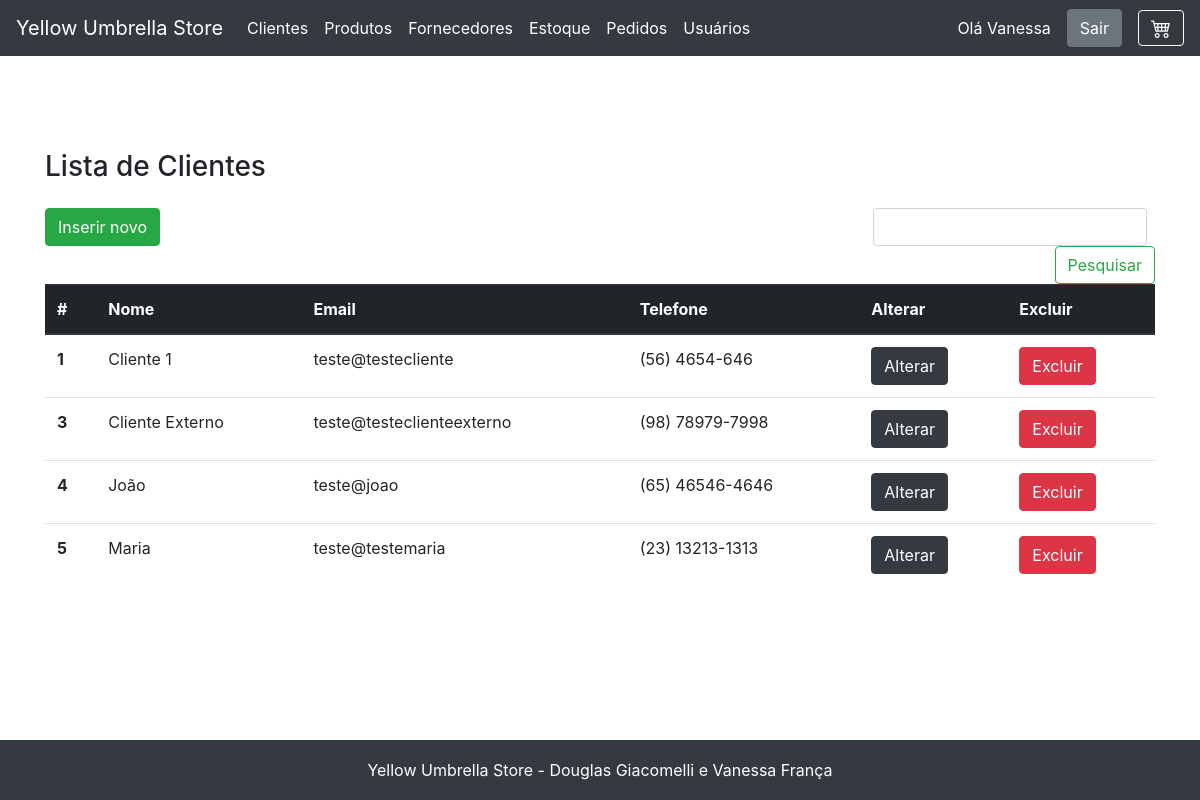
/cliente/view_clientes.php (signed in), run on an earlier commit of the app's database.
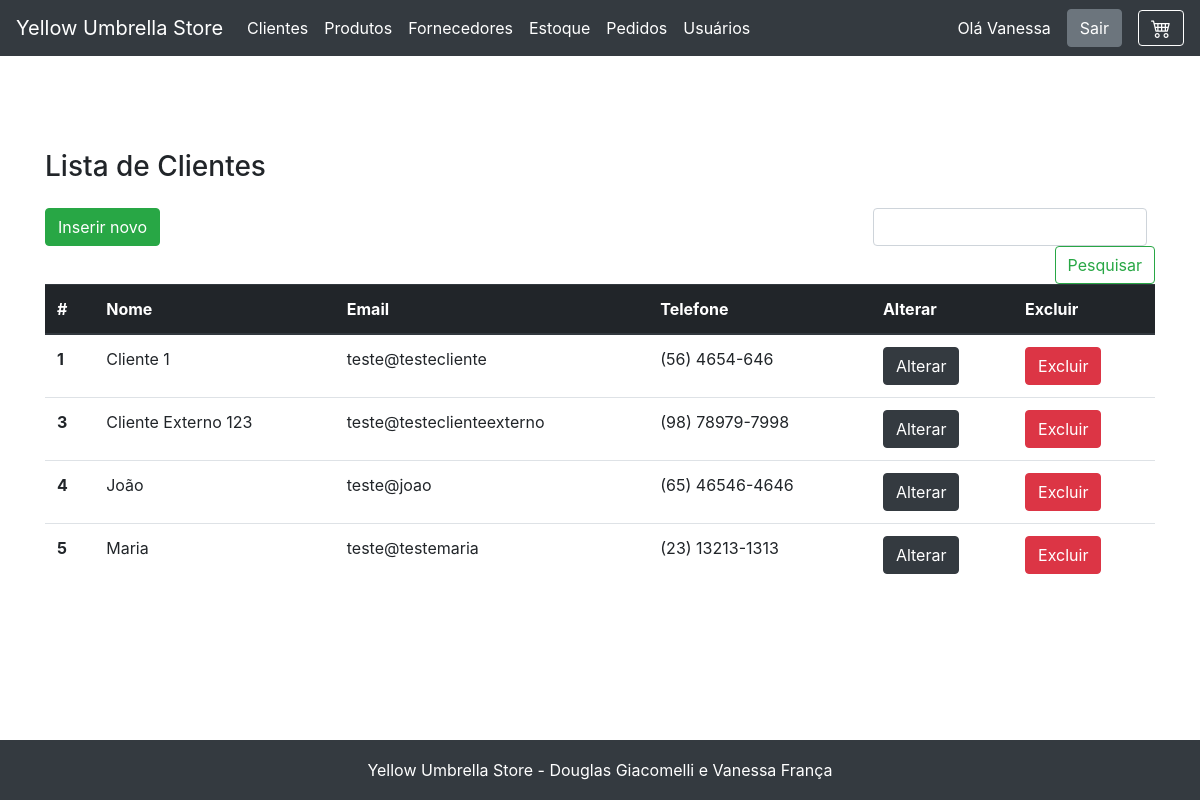
And on a later commit of the database.
### tables this page shows
CREATE TABLE `cliente` (
  `id` int NOT NULL AUTO_INCREMENT,
  `nome` varchar(255) NOT NULL,
  `telefone` varchar(255) NOT NULL,
  `email` varchar(255) NOT NULL,
  `cartao_credito` varchar(255) NOT NULL,
  `endereco_id` int NOT NULL,
  `usuario_id` int DEFAULT NULL,
  PRIMARY KEY (`id`),
  UNIQUE KEY `email` (`email`),
  KEY `endereco_id` (`endereco_id`),
  KEY `usuario_id` (`usuario_id`),
  CONSTRAINT `cliente_ibfk_2` FOREIGN KEY (`endereco_id`) REFERENCES `endereco` (`id`) ON DELETE CASCADE ON UPDATE RESTRICT,
  CONSTRAINT `cliente_ibfk_4` FOREIGN KEY (`usuario_id`) REFERENCES `usuario` (`id`) ON DELETE CASCADE ON UPDATE RESTRICT
);

### fachada.php (called while the page is built, shortened)
<?php
include_once('model/Produto.php');
include_once('model/Cliente.php');
include_once('dao/mysql/MysqlDaoFactory.php');
$factory = new MysqlDaofactory();
?>

### dao/mysql/MysqlDaoFactory.php (called while the page is built, shortened)
<?php
include_once('MysqlProdutoDao.php');
include_once('MysqlClienteDao.php');
class MysqlDaofactory extends DaoFactory {
    private $host = "localhost";
    private $db_name = "web2";
    private $port = "3306";
    private $username = "root";
    private $password = "v6a10fr4nc486";
    public function getConnection(){
        $this->conn = null;
        $dsn="mysql:host=" . $this->host . ";port=" . $this->port . ";dbname=" . $this->db_name;
        try{
            $this->conn = new PDO($dsn, $this->username, $this->password);
      }catch(PDOException $exception){
            echo "Connection error: " . $exception->getMessage() . "\n";
            echo "DSN = " . $dsn;
        }
        return $this->conn;
    }
    public function getClienteDao() {
        return new MysqlClienteDao($this->getConnection());
    }
}
?>

### dao/DAO.php (called while the page is built, shortened)
<?php
abstract class DAO {
    public function __construct($conn){
        $this->conn = $conn;
    }
}
?>

### dao/mysql/MysqlClienteDao.php (called while the page is built, shortened)
<?php
include_once($_SERVER['DOCUMENT_ROOT'].'/yellow_umbrella/dao/DAO.php');
class MysqlClienteDao extends DAO implements ClienteDao {
    private $table_name = 'cliente';
    public function buscaTodos() {
        $query = "SELECT
                    id, nome, telefone, email, cartao_credito, endereco_id, usuario_id
                FROM
                    " . $this->table_name .
                    " ORDER BY id ASC";
        $stmt = $this->conn->prepare( $query );
        $stmt->execute();
        $clientes = [];
        while ($row = $stmt->fetch(PDO::FETCH_ASSOC)){
            extract($row);
            $cliente = new Cliente($id,$nome,$telefone,$email,$cartao_credito, $endereco_id, $usuario_id);
            $clientes[] = $cliente;
        }
        return $clientes;
    }
}
?>

### model/Cliente.php (called while the page is built, shortened)
<?php
class Cliente{
    private $id;
    private $nome;
    private $telefone;
    private $email;
    public function __construct( $id, $nome, $telefone, $email, $cartao_credito, $endereco_id, $usuario_id){
        $this->id=$id;
        $this->nome=$nome;
        $this->email=$email;
        $this->telefone=$telefone;
    }
    public function getId() { return $this->id; }
    public function getNome() { return $this->nome; }
    public function getEmail() { return $this->email; }
    public function getTelefone() { return $this->telefone; }
}
?>

### cliente/view_clientes.php (the view, shortened to what this page needs)
<?php
    include "../fachada.php";
    include "../header.php";
    $dao = $factory->getClienteDao();
    $clientes = $dao->buscaTodos();
    $clientes = (isset($_SESSION["clientes"])) ? ($_SESSION["clientes"]) : ($clientes);
?>
<main role="main" class="container">
    <h3 class="mb-3">Lista de Clientes</h3>
    <div class="row">
    <div class="col-12">
        </div>
        <div class="col-lg-8 col-sm-12">
            <a href="view_cadastro_cliente.php" class="btn btn-success mb-2">Inserir novo</a>
        </div>
        <div class="col-lg-4 col-sm-12">
            <form class="form-inline mt-2 mt-md-0 form-search-list" action="<?=$base?>/cliente/executa_pesquisa.php" method="POST">
                <input class="form-control mr-sm-2" type="text" name="pesquisa" aria-label="Pesquisar">
                <button class="btn btn-outline-success my-2 my-sm-0" type="submit">Pesquisar</button>
            </form>
        </div>
        <div class="col-12">
        <table class="table table-responsive">
            <thead class="thead-dark">
                <tr>
                <th scope="col">#</th>
                <th scope="col">Nome</th>
                <th scope="col">Email</th>
                <th scope="col">Telefone</th>
                <th scope="col">Alterar</th>
                <th scope="col">Excluir</th>
                </tr>
            </thead>
            <tbody>
            <?php
                if($clientes){
                    foreach($clientes as $item){
            ?>
                <tr>
                <th scope="row"><?=$item->getID()?></th>
                <td><?=$item->getNome()?></td>
                <td><?=$item->getEmail()?></td>
                <td><?=$item->getTelefone()?></td>
                <td><a href="view_editar_cliente.php?id=<?=$item->getID()?>" class="btn btn-dark">Alterar</button></td>
                <td><a href="exclui_cliente.php?id=<?=$item->getID()?>" id="excluiClientes" class="btn btn-danger" onclick="return confirm('Você quer mesmo remover este cliente?')">Excluir</button></td>
                </tr>
            <?php
                    }
                }else{
                    echo "<td colspan=7 style='text-align:center;'>Sem registros</td>";
                }
            ?>
            </tbody>
        </table>
        </div>
    </div>
</main>
<?php include "../footer.php"; ?>

What changed in the data, as far as the page shows it:
changed cliente "teste@testeclienteexterno": nome "Cliente Externo" → "Cliente Externo 123"
